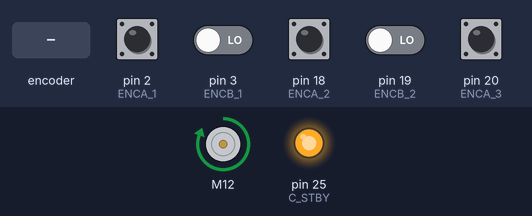
Recording of a sketch running on a simulated Arduino Mega 2560, built with avr-gcc and run on an emulated ATmega2560. Parts: DC motor (green arrow = forward, orange = backward, longer = faster), output pins drawn as LEDs (lit = HIGH). The inputs (shaded band) are chosen by the test bench; at power-on: pin 2 (ENCA_1), pin 18 (ENCA_2), pin 20 (ENCA_3) HIGH, pin 3 (ENCB_1), pin 19 (ENCB_2) LOW. Pins used as bus, display or sensor lines are not drawn; what the sketch prints to the serial monitor is not drawn.

Above: at 12.4 s.
12.5 s: rotary encoder on pin 2 (ENCA_1) / pin 3 (ENCB_1) turned 3 steps (first pin leading)
At 15.8 s:
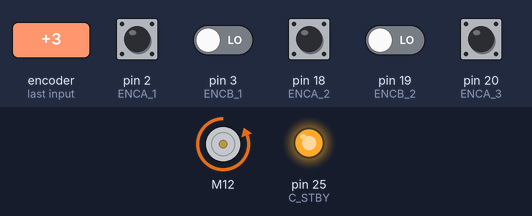
25.5 s: rotary encoder on pin 2 (ENCA_1) / pin 3 (ENCB_1) turned 3 steps (first pin leading)
At 26.8 s:
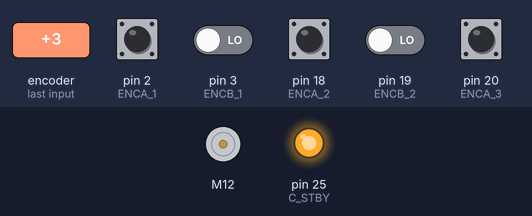
37.5 s: pin 18 (ENCA_2) pulsed LOW 2 times (0.12 s each, 0.3 s apart)
Timing chart, 0 to 55.5 s (numbered marks = the images above; inputs shaded):
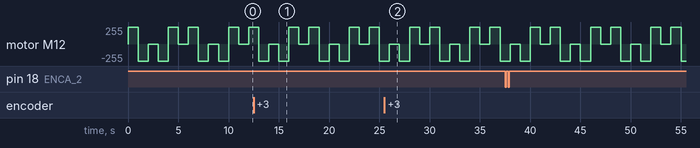

Measured:
- by itself, motor M12: repeats every 6.0 s: backward 255/255 1.0 s, forward 255/255 1.0 s, stopped 1.0 s, forward 255/255 1.0 s, backward 255/255 1.0 s, stopped 1.0 s

The sketch:

Dave_Bot_3_motors.ino
```cpp
//adapted from https://www.electroniclinic.com/arduino-dc-motor-speed-control-with-encoder-arduino-dc-motor-encoder/
//adapted from https://dronebotworkshop.com/tb6612fng-h-bridge/
#include <SparkFun_TB6612.h>
//===MOTOR DRIVER===//
//board 1 A side
#define PWMA 11
#define AIN1 12
#define AIN2 13
#define STBY 14 //needs 5V; set to digitalWrite(HIGH), it works!
Motor motor1 = Motor(AIN1,AIN2,PWMA,1,STBY);
//board 1 B side
#define PWMB 15
#define BIN1 16
#define BIN2 17
Motor motor2 = Motor(BIN1,BIN2,PWMB,1,STBY);
//board 2 C side
#define C_PWMA 22
#define C_AIN1 23
#define C_AIN2 24
#define C_STBY 25 //needs 5V; set to digitalWrite(HIGH), it works!
Motor motor3 = Motor(C_AIN1,C_AIN2,C_PWMA,1,C_STBY);
//===MOTOR ENCODER===//
//motor 1
#define ENC_VCC_1 30 //needs 5V; set to digitalWrite(HIGH), it works!
#define ENCA_1 2
#define ENCB_1 3
int Count_pulses_1 = 0; //for encoders
//motor 2
#define ENC_VCC_2 31 //needs 5V; set to digitalWrite(HIGH), it works!
#define ENCA_2 18
#define ENCB_2 19
int Count_pulses_2 = 0; //for encoders
//motor 3
#define ENC_VCC_3 32 //needs 5V; set to digitalWrite(HIGH), it works!
#define ENCA_3 20
#define ENCB_3 21
int Count_pulses_3 = 0; //for encoders
void setup()
{
  Serial.begin(9600);
  //===MOTOR DRIVER===//
  //board 1 A side
  pinMode(STBY,OUTPUT); //get pin to deliver 5V to standby
  digitalWrite(STBY, HIGH);
  //board 2 C side
  pinMode(C_STBY,OUTPUT);
  digitalWrite(C_STBY, HIGH);
  //===MOTOR ENCODER===//
  //motor 1
  pinMode(ENCA_1,INPUT); // sets the encoder A pin as the input
  pinMode(ENCB_1,INPUT); // sets the encoder B pin as the input
  pinMode(ENC_VCC_1,OUTPUT); //get pin to deliver 5V to encoder
  digitalWrite(ENC_VCC_1, HIGH);
  attachInterrupt(digitalPinToInterrupt(ENCA_1),DC_Motor_Encoder_1,RISING);
  //motor 2
  pinMode(ENCA_2,INPUT); // sets the encoder A pin as the input
  pinMode(ENCB_2,INPUT); // sets the encoder B pin as the input
  pinMode(ENC_VCC_2,OUTPUT); //get pin to deliver 5V to encoder
  digitalWrite(ENC_VCC_2, HIGH);
  attachInterrupt(digitalPinToInterrupt(ENCA_2),DC_Motor_Encoder_2,RISING);
  //motor 3
  pinMode(ENCA_3,INPUT); // sets the encoder A pin as the input
  pinMode(ENCB_3,INPUT); // sets the encoder B pin as the input
  pinMode(ENC_VCC_3,OUTPUT); //get pin to deliver 5V to encoder
  digitalWrite(ENC_VCC_3, HIGH);
  attachInterrupt(digitalPinToInterrupt(ENCA_3),DC_Motor_Encoder_3,RISING);
}
void loop()
{
  //encoder print pulses (position relative to start)
  Serial.println("Motor1: " +Count_pulses_1);
  Serial.println("Motor2: " +Count_pulses_2);
  Serial.println("Motor3: " +Count_pulses_3);
  //go forward
  Serial.println("Forward");
  motor1.drive(255,1000);
  motor1.drive(-255,1000);
  motor1.brake();
  delay(1000);
  //go backward
  Serial.println("Backward");
  motor1.drive(-255,1000);
  motor1.drive(255,1000);
  motor1.brake();
  delay(1000);
}
void DC_Motor_Encoder_1() //used for encoders, don't delete
{
  int b1 = digitalRead(ENCB_1);
  if(b1 > 0)
    {
      Count_pulses_1++;
    }
  else
    {
      Count_pulses_1--;
    }
}
void DC_Motor_Encoder_2() //used for encoders, don't delete
{
  int b2 = digitalRead(ENCB_2);
  if(b2 > 0)
    {
      Count_pulses_2++;
    }
  else
    {
      Count_pulses_2--;
    }
}
void DC_Motor_Encoder_3() //used for encoders, don't delete
{
  int b3 = digitalRead(ENCB_3);
  if(b3 > 0)
    {
      Count_pulses_3++;
    }
  else
    {
      Count_pulses_3--;
    }
}
```
